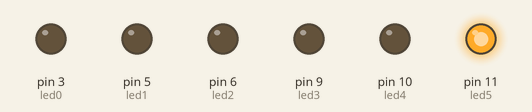
Recording of a sketch running on a simulated Arduino Uno, built with avr-gcc and run on an emulated ATmega328P. Parts: output pins drawn as LEDs (lit = HIGH).

Above: at 0.05 s.
At 1.3 s:
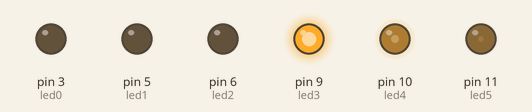
At 2.55 s:
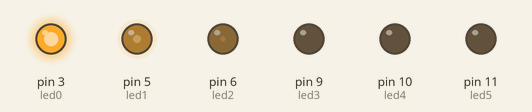
At 5.05 s:
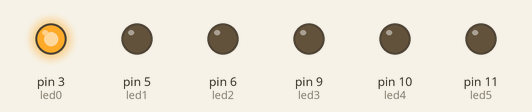
At 7.5 s:
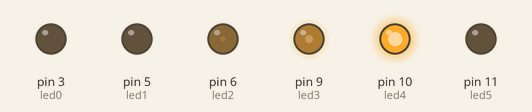
At 10.0 s:
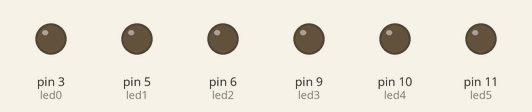
Timing chart, 0 to 13.0 s (numbered marks = the images above):
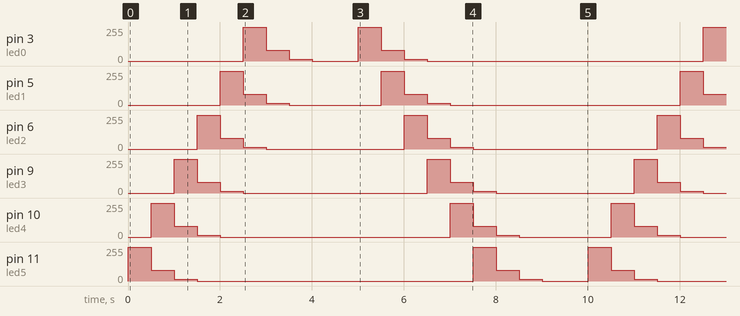

Measured:
- by itself, pin 3 (led0): repeats every 10.0 s: 80/255 0.50 s, 15/255 0.50 s, 0/255 1.0 s, 255/255 0.50 s, 80/255 0.50 s, 15/255 0.50 s, 0/255 6.0 s, 255/255 0.50 s
- by itself, pin 5 (led1): repeats every 10.0 s: 80/255 0.50 s, 15/255 0.50 s, 0/255 2.0 s, 255/255 0.50 s, 80/255 0.50 s, 15/255 0.50 s, 0/255 5.0 s, 255/255 0.50 s

The sketch:

Exercici_2.ino
```cpp
/**********************************************************************
**                                                                   **
**                               TÍTOL:                              **
**                      LL08_Rubén_Martos_ARDUINO                    **
**                                                                   **
**  NOM: Rubén Martos Gutiérrez                     Data: 10/01/2022 **
**********************************************************************/
//************************** INCLUDE **********************************


//************************ VARIABLES **********************************
const byte led0 = 3;          // donar nom al pin 3 de l’Arduino
const byte led1 = 5;          // donar nom al pin 5 de l’Arduino
const byte led2 = 6;          // donar nom al pin 6 de l’Arduino
const byte led3 = 9;          // donar nom al pin 9 de l’Arduino
const byte led4 = 10;         // donar nom al pin 10 de l’Arduino
const byte led5 = 11;         // donar nom al pin 11 de l’Arduino
unsigned long velocitat = 500;         // velocitat de l'acció en ms

//************************** SETUP ************************************
void setup()
{
  pinMode(led0, OUTPUT);     // definir el pin 3 com una sortida
  pinMode(led1, OUTPUT);     // definir el pin 5 com una sortida
  pinMode(led2, OUTPUT);     // definir el pin 6 com una sortida
  pinMode(led3, OUTPUT);     // definir el pin 9 com una sortida
  pinMode(led4, OUTPUT);     // definir el pin 10 com una sortida
  pinMode(led5, OUTPUT);     // definir el pin 11 com una sortida
}

//************************** LOOP *************************************
void loop()
{
  analogWrite(led0, 0);     // posar PWM del pin 3 a 0
  analogWrite(led1, 0);     // posar PWM del pin 5 a 0
  analogWrite(led2, 0);     // posar PWM del pin 6 a 0
  analogWrite(led3, 0);     // posar PWM del pin 9 a 0
  analogWrite(led4, 0);     // posar PWM del pin 10 a 0
  analogWrite(led5, 255);     // posar PWM del pin 11 a 0

  delay(velocitat);          // es queden leds velocitat ms en aquest estat

  analogWrite(led0, 0);     // posar PWM del pin 3 a 60
  analogWrite(led1, 0);     // posar PWM del pin 5 a 60
  analogWrite(led2, 0);     // posar PWM del pin 6 a 60
  analogWrite(led3, 0);     // posar PWM del pin 9 a 60
  analogWrite(led4, 255);     // posar PWM del pin 10 a 60
  analogWrite(led5, 80);     // posar PWM del pin 11 a 60

  delay(velocitat);          // es queden leds velocitat ms en aquest estat

  analogWrite(led0, 0);    // posar PWM del pin 3 a 125
  analogWrite(led1, 0);    // posar PWM del pin 5 a 125
  analogWrite(led2, 0);    // posar PWM del pin 6 a 125
  analogWrite(led3, 255);    // posar PWM del pin 9 a 125
  analogWrite(led4, 80);    // posar PWM del pin 10 a 125
  analogWrite(led5, 15);    // posar PWM del pin 11 a 125

  delay(velocitat);           // es queden leds velocitat ms en aquest estat

  analogWrite(led0, 0);    // posar PWM del pin 3 a 255
  analogWrite(led1, 0);    // posar PWM del pin 5 a 255
  analogWrite(led2, 255);    // posar PWM del pin 6 a 255
  analogWrite(led3, 80);    // posar PWM del pin 9 a 255
  analogWrite(led4, 15);    // posar PWM del pin 10 a 255
  analogWrite(led5, 0);    // posar PWM del pin 11 a 255

  delay(velocitat);           // es queden leds velocitat ms en aquest estat

  analogWrite(led0, 0);    // posar PWM del pin 3 a 125
  analogWrite(led1, 255);    // posar PWM del pin 5 a 125
  analogWrite(led2, 80);    // posar PWM del pin 6 a 125
  analogWrite(led3, 15);    // posar PWM del pin 9 a 125
  analogWrite(led4, 0);    // posar PWM del pin 10 a 125
  analogWrite(led5, 0);    // posar PWM del pin 11 a 125

  delay(velocitat);           // es queden leds velocitat ms en aquest estat

  analogWrite(led0, 255);     // posar PWM del pin 3 a 60
  analogWrite(led1, 80);     // posar PWM del pin 5 a 60
  analogWrite(led2, 15);     // posar PWM del pin 6 a 60
  analogWrite(led3, 0);     // posar PWM del pin 9 a 60
  analogWrite(led4, 0);     // posar PWM del pin 10 a 60
  analogWrite(led5, 0);     // posar PWM del pin 11 a 60

  delay(velocitat);          // es queden leds velocitat ms en aquest estat

  analogWrite(led0, 80);     // posar PWM del pin 3 a 60
  analogWrite(led1, 15);     // posar PWM del pin 5 a 60
  analogWrite(led2, 0);     // posar PWM del pin 6 a 60
  analogWrite(led3, 0);     // posar PWM del pin 9 a 60
  analogWrite(led4, 0);     // posar PWM del pin 10 a 60
  analogWrite(led5, 0);     // posar PWM del pin 11 a 60

  delay(velocitat);          // es queden leds velocitat ms en aquest estat

   analogWrite(led0, 15);     // posar PWM del pin 3 a 60
  analogWrite(led1, 0);     // posar PWM del pin 5 a 60
  analogWrite(led2, 0);     // posar PWM del pin 6 a 60
  analogWrite(led3, 0);     // posar PWM del pin 9 a 60
  analogWrite(led4, 0);     // posar PWM del pin 10 a 60
  analogWrite(led5, 0);     // posar PWM del pin 11 a 60

  delay(velocitat);          // es queden leds velocitat ms en aquest estat

    analogWrite(led0, 0);     // posar PWM del pin 3 a 60
  analogWrite(led1, 0);     // posar PWM del pin 5 a 60
  analogWrite(led2, 0);     // posar PWM del pin 6 a 60
  analogWrite(led3, 0);     // posar PWM del pin 9 a 60
  analogWrite(led4, 0);     // posar PWM del pin 10 a 60
  analogWrite(led5, 0);     // posar PWM del pin 11 a 60

  delay(velocitat);          // es queden leds velocitat ms en aquest estat

    analogWrite(led0, 0);     // posar PWM del pin 3 a 60
  analogWrite(led1, 0);     // posar PWM del pin 5 a 60
  analogWrite(led2, 0);     // posar PWM del pin 6 a 60
  analogWrite(led3, 0);     // posar PWM del pin 9 a 60
  analogWrite(led4, 0);     // posar PWM del pin 10 a 60
  analogWrite(led5, 0);     // posar PWM del pin 11 a 60

  delay(velocitat);          // es queden leds velocitat ms en aquest estat

  analogWrite(led0, 255);     // posar PWM del pin 3 a 60
  analogWrite(led1, 0);     // posar PWM del pin 5 a 60
  analogWrite(led2, 0);     // posar PWM del pin 6 a 60
  analogWrite(led3, 0);     // posar PWM del pin 9 a 60
  analogWrite(led4, 0);     // posar PWM del pin 10 a 60
  analogWrite(led5, 0);     // posar PWM del pin 11 a 60

  delay(velocitat);          // es queden leds velocitat ms en aquest estat

    analogWrite(led0, 80);     // posar PWM del pin 3 a 60
  analogWrite(led1, 255);     // posar PWM del pin 5 a 60
  analogWrite(led2, 0);     // posar PWM del pin 6 a 60
  analogWrite(led3, 0);     // posar PWM del pin 9 a 60
  analogWrite(led4, 0);     // posar PWM del pin 10 a 60
  analogWrite(led5, 0);     // posar PWM del pin 11 a 60

  delay(velocitat);          // es queden leds velocitat ms en aquest estat

    analogWrite(led0, 15);     // posar PWM del pin 3 a 60
  analogWrite(led1, 80);     // posar PWM del pin 5 a 60
  analogWrite(led2, 255);     // posar PWM del pin 6 a 60
  analogWrite(led3, 0);     // posar PWM del pin 9 a 60
  analogWrite(led4, 0);     // posar PWM del pin 10 a 60
  analogWrite(led5, 0);     // posar PWM del pin 11 a 60

  delay(velocitat);          // es queden leds velocitat ms en aquest estat

    analogWrite(led0, 0);     // posar PWM del pin 3 a 60
  analogWrite(led1, 15);     // posar PWM del pin 5 a 60
  analogWrite(led2, 80);     // posar PWM del pin 6 a 60
  analogWrite(led3, 255);     // posar PWM del pin 9 a 60
  analogWrite(led4, 0);     // posar PWM del pin 10 a 60
  analogWrite(led5, 0);     // posar PWM del pin 11 a 60

  delay(velocitat);          // es queden leds velocitat ms en aquest estat

    analogWrite(led0, 0);     // posar PWM del pin 3 a 60
  analogWrite(led1, 0);     // posar PWM del pin 5 a 60
  analogWrite(led2, 15);     // posar PWM del pin 6 a 60
  analogWrite(led3, 80);     // posar PWM del pin 9 a 60
  analogWrite(led4, 255);     // posar PWM del pin 10 a 60
  analogWrite(led5, 0);     // posar PWM del pin 11 a 60

  delay(velocitat);          // es queden leds velocitat ms en aquest estat

    analogWrite(led0, 0);     // posar PWM del pin 3 a 60
  analogWrite(led1, 0);     // posar PWM del pin 5 a 60
  analogWrite(led2, 0);     // posar PWM del pin 6 a 60
  analogWrite(led3, 15);     // posar PWM del pin 9 a 60
  analogWrite(led4, 80);     // posar PWM del pin 10 a 60
  analogWrite(led5, 255);     // posar PWM del pin 11 a 60

  delay(velocitat);          // es queden leds velocitat ms en aquest estat

    analogWrite(led0, 0);     // posar PWM del pin 3 a 60
  analogWrite(led1, 0);     // posar PWM del pin 5 a 60
  analogWrite(led2, 0);     // posar PWM del pin 6 a 60
  analogWrite(led3, 0);     // posar PWM del pin 9 a 60
  analogWrite(led4, 15);     // posar PWM del pin 10 a 60
  analogWrite(led5, 80);     // posar PWM del pin 11 a 60

  delay(velocitat);          // es queden leds velocitat ms en aquest estat

    analogWrite(led0, 0);     // posar PWM del pin 3 a 60
  analogWrite(led1, 0);     // posar PWM del pin 5 a 60
  analogWrite(led2, 0);     // posar PWM del pin 6 a 60
  analogWrite(led3, 0);     // posar PWM del pin 9 a 60
  analogWrite(led4, 0);     // posar PWM del pin 10 a 60
  analogWrite(led5, 15);     // posar PWM del pin 11 a 60

  delay(velocitat);          // es queden leds velocitat ms en aquest estat

    analogWrite(led0, 0);     // posar PWM del pin 3 a 60
  analogWrite(led1, 0);     // posar PWM del pin 5 a 60
  analogWrite(led2, 0);     // posar PWM del pin 6 a 60
  analogWrite(led3, 0);     // posar PWM del pin 9 a 60
  analogWrite(led4, 0);     // posar PWM del pin 10 a 60
  analogWrite(led5, 0);     // posar PWM del pin 11 a 60

  delay(velocitat);          // es queden leds velocitat ms en aquest estat

     analogWrite(led0, 0);     // posar PWM del pin 3 a 60
  analogWrite(led1, 0);     // posar PWM del pin 5 a 60
  analogWrite(led2, 0);     // posar PWM del pin 6 a 60
  analogWrite(led3, 0);     // posar PWM del pin 9 a 60
  analogWrite(led4, 0);     // posar PWM del pin 10 a 60
  analogWrite(led5, 0);     // posar PWM del pin 11 a 60

  delay(velocitat);          // es queden leds velocitat ms en aquest estat
}
//************************** FUNCIONS  *********************************
```
